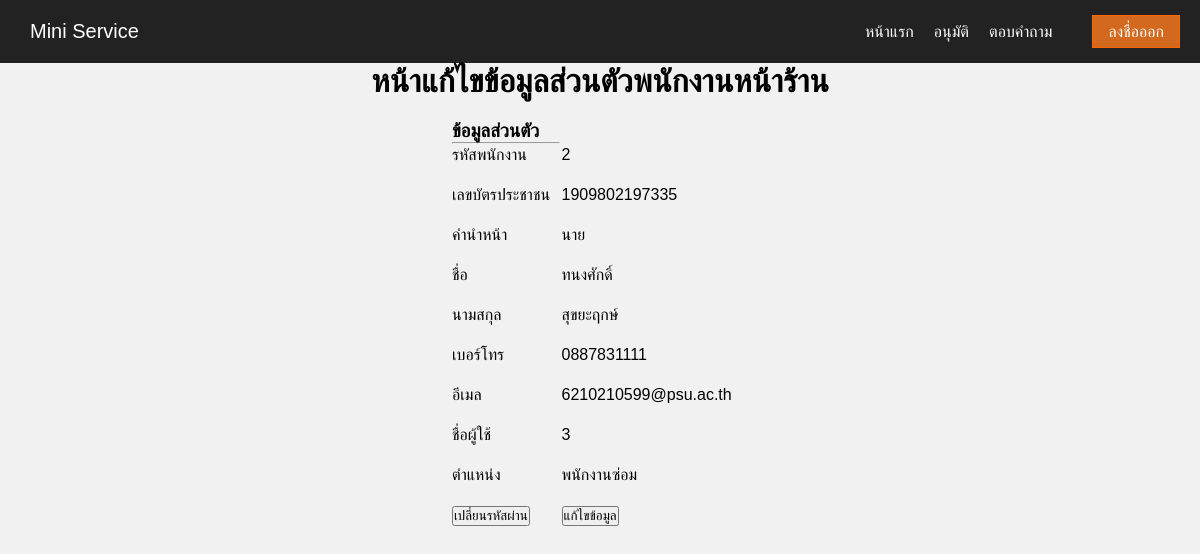
Screenshot of /PAGESTAFF/editprofile.php with the database file from the repository.
### tables this page shows
CREATE TABLE `tblemployee` (
  `emp_id` int(10) NOT NULL,
  `emp_id_card` varchar(13) NOT NULL,
  `emp_prefix` varchar(6) NOT NULL,
  `emp_firstname` varchar(25) NOT NULL,
  `emp_lastname` varchar(25) NOT NULL,
  `emp_phoneno` varchar(10) NOT NULL,
  `emp_email` varchar(100) NOT NULL,
  `position_id` int(10) NOT NULL,
  `emp_username` varchar(25) NOT NULL,
  `emp_password` varchar(25) NOT NULL
);

CREATE TABLE `tblposition` (
  `position_id` int(10) NOT NULL,
  `position_name` varchar(25) NOT NULL
);

### PAGESTAFF/editprofile.php (the view, shortened to what this page needs)
<?php
    require "header.php";
    $emp = mysqli_query($mysqli,
    "SELECT a.emp_id , a.emp_id_card , a.emp_prefix , a.emp_firstname , a.emp_lastname , a.emp_phoneno , a.emp_email , a.emp_username , a.emp_password , b.position_name
    FROM tblemployee a
    INNER JOIN tblposition b ON a.position_id = b.position_id
    WHERE emp_id LIKE '%".$_SESSION["emp_id"]."%' ");
    $emprow = $emp->fetch_assoc();
    $empid = $emprow["emp_id"];
    $empidcard = $emprow["emp_id_card"];
    $empprefix = $emprow["emp_prefix"];
    $empfirstname = $emprow["emp_firstname"];
    $emplastname = $emprow["emp_lastname"];
    $empphoneno = $emprow["emp_phoneno"];
    $empemail = $emprow["emp_email"];
    $emp_username = $emprow["emp_username"];
    $positionname = $emprow["position_name"];
?>
<center>
<h1>หน้าแก้ไขข้อมูลส่วนตัวพนักงานหน้าร้าน</h1><br>
<table style="width:25%" border="0px">
    <thead>
        <td> <H3>ข้อมูลส่วนตัว<hr /></H3> </td>
    </thead>
    <tbody>
    <tr><td>รหัสพนักงาน</td><td><?php echo $empid ?></td></tr>
    <tr><td>&nbsp;</td> </tr>
    <tr><td>เลขบัตรประชาชน</td><td><?php echo $empidcard ?></td></tr>
    <tr><td>&nbsp;</td> </tr>
    <tr><td>คำนำหน้า</td><td><?php echo $empprefix ?></td></tr>
    <tr><td>&nbsp;</td> </tr>
    <tr><td>ชื่อ</td><td><?php echo $empfirstname ?></td></tr>
    <tr><td>&nbsp;</td> </tr>
    <tr><td>นามสกุล</td><td><?php echo $emplastname ?></td></tr>
    <tr><td>&nbsp;</td> </tr>
    <tr><td>เบอร์โทร</td><td><?php echo $empphoneno ?></td></tr>
    <tr><td>&nbsp;</td> </tr>
    <tr><td>อีเมล</td><td><?php echo $empemail ?></td></tr>
    <tr><td>&nbsp;</td> </tr>
    <tr><td>ชื่อผู้ใช้</td><td><?php echo $emp_username ?></td></tr>
    <tr><td>&nbsp;</td> </tr>
    <tr><td>ตำแหน่ง</td><td><?php echo $positionname ?></td></tr>
    <tr><td>&nbsp;</td> </tr>
    <tr><td>
    <form name="frmpassword" method="POST" action="editpassword.php">
    <button class="button button5">เปลี่ยนรหัสผ่าน</button>
    </form>
    </td><td>
    <form name="frmprofile" method="POST" action="editprofile2.php">
        <button class="button button5">แก้ไขข้อมูล</button>
    </form>
        </td></tr>
    </tbody>
</table>
<?php
    require "../footer.ini.php";

### css/menu.css (style rules this page uses)
* { margin: 0; padding: 0; box-sizing: border-box; }
body { font-family: Arial, Helvetica, sans-serif; background: #f1f1f1; }
@media all and (min-width: 900px) { .button { order: 2; } }

### rows the page displays
tblemployee: emp_id "2", emp_id_card "1909802197335", emp_prefix "นาย", emp_firstname "ทนงศักดิ์", emp_lastname "สุขยะฤกษ์", emp_phoneno "0887831111", emp_email "6210210599@psu.ac.th", emp_username "3"
tblposition: position_name "พนักงานซ่อม"
